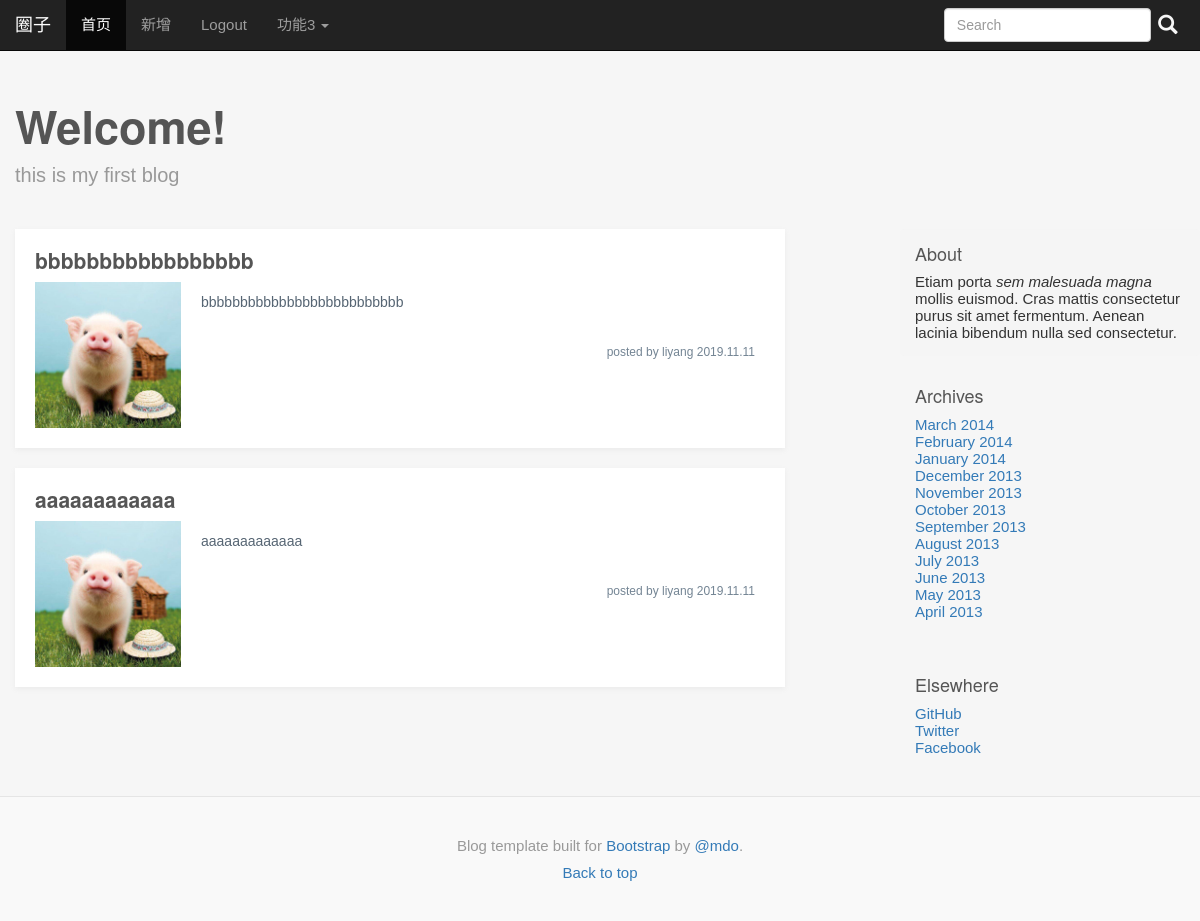
The page / on the database its author committed.
### tables this page shows
CREATE TABLE post (
  id INTEGER PRIMARY KEY AUTOINCREMENT,
  author_id INTEGER NOT NULL,
  created TIMESTAMP NOT NULL DEFAULT (datetime(CURRENT_TIMESTAMP,'localtime')),
  title TEXT NOT NULL,
  body TEXT NOT NULL,
  FOREIGN KEY (author_id) REFERENCES user (id)
);

### myapp/blog.py (the view)
@bp.route('/')
def index():
    db = get_db()
    posts = db.execute(
        'SELECT p.id , title, SUBSTR(body,1,200) as body,created,author_id,username'
        '  FROM post p JOIN user u ON p.author_id = u.id'
        '  ORDER BY created DESC'
    ).fetchall()
    return render_template('blog/index.html',posts=posts)

### myapp/__init__.py (called while the page is built)
def create_app():
	app = Flask(__name__)
	app.config['SECRET_KEY']='dev'
	app.DEBUG=True
	app.config['CKEDITOR_SERVE_LOCAL'] = True
	app.config['CKEDITOR_HEIGHT'] = 400
	try:
		os.makedirs(app.instance_path)
	except OSError:
		print('makedirs existed')
	@app.template_filter('ellipsis')
	def do_ellipsis(arg):
		import re
		return re.sub(r"<.*?>",'',arg)
	from . import db
	db.init_app(app)
	from . import auth
	app.register_blueprint(auth.bp)
	from . import blog
	app.register_blueprint(blog.bp)
	app.add_url_rule('/',endpoint='index')
	ckeditor.init_app(app)
	return app

### myapp/auth.py (called while the page is built)
@bp.before_app_request
def load_logged_in_user():
	user_id = session.get('user_id')
	if user_id is None:
		g.user = None
	else:
		g.user = get_db().execute(
			'SELECT * FROM user WHERE id=?',(user_id,)
		).fetchone()

### myapp/db.py (called while the page is built)
def get_db():
	if not 'db' in g:
		g.db = sqlite3.connect(
			os.path.join(current_app.instance_path,'myapp.sqlite'),
			detect_types=sqlite3.PARSE_DECLTYPES
		)
		g.db.row_factory = sqlite3.Row
	return g.db

### myapp/templates/blog/index.html (shortened to what this page needs)
{% extends 'base.html' %}
{%block mycss%}
<link href="{{url_for('static',filename='blog_index.css')  }}" rel="stylesheet" >
{%endblock%}
{% block blog_title %}
  Welcome!
{% endblock %}
{% block blog_desc %}
this is my first blog
{% endblock %}
{% block blog_text %}
{% for post in posts %}
<div class="blog-articles">
  <h3 class="blog-title"><a href="{{ url_for('blog.article',id=post['id']) }}">{{post['title']}}</a></h3>
  <span class="blog-avatar">
    <a href="#">
      <img src="{{url_for('static',filename='pic/avatar.png')  }}" alt="test">
    </a>
  </span>
  <p class="blog-intro">{{ post['body']|ellipsis  }}</p>
  <div class="blog-info">posted by liyang 2019.11.11</div>
</div>
{% endfor %}
{% endblock %}

### myapp/static/base.css (style rules this page uses)
body { font-family: "Microsoft YaHei", Arial, Helvetica, sans-serif; font-style:normal; background-color: #f6f6f6; font-variant-ligatures: normal; font-variant-caps: normal; font-variant-numeric: normal; font-variant-east-asian: normal; font-weight: normal; font-stretch: normal; font: 15px "Microsoft YaHei", Arial, Helvetica, sans-serif; }
h1, .h1, h2, .h2, h3, .h3, h4, .h4, h5, .h5, h6, .h6 { margin-top: 0; font-family: "Helvetica Neue", Helvetica, Arial, sans-serif; font-weight: normal; color: #555; }
.blog-title { font-size: 3em; max-width:800px; }

### myapp/static/blog_index.css (style rules this page uses)
.blog-articles { padding:20px; overflow: hidden; background-color: #fff; box-shadow: 0 2px 5px 0 rgba(146, 146, 146, .1); margin-bottom:20px; }
.blog-articles h3 { display: block; font-size: 1.17em; margin-inline-start: 0px; margin-inline-end: 0px; font-weight: bold; }
.blog-articles a { color: #555; text-decoration: none; }
.blog-articles .blog-avatar { width:20%; float: left; display: block; overflow: hidden; margin-right:20px; }
.blog-articles .blog-avatar img { width: 100%; height:auto; display: block; }
.blog-articles .blog-intro { margin-top:20px; font-size: 14px; color: #566573; overflow: hidden; text-overflow:ellipsis; }
.blog-articles .blog-info { overflow: hidden; margin-top:20px; font-size: 12px; color:#748594; float:right; right:10px; margin-right:10px; }

### rows shown on the page
post: title "bbbbbbbbbbbbbbbbb", body|ellipsis "bbbbbbbbbbbbbbbbbbbbbbbbbb"
post: title "aaaaaaaaaaaa", body|ellipsis "aaaaaaaaaaaaa"
